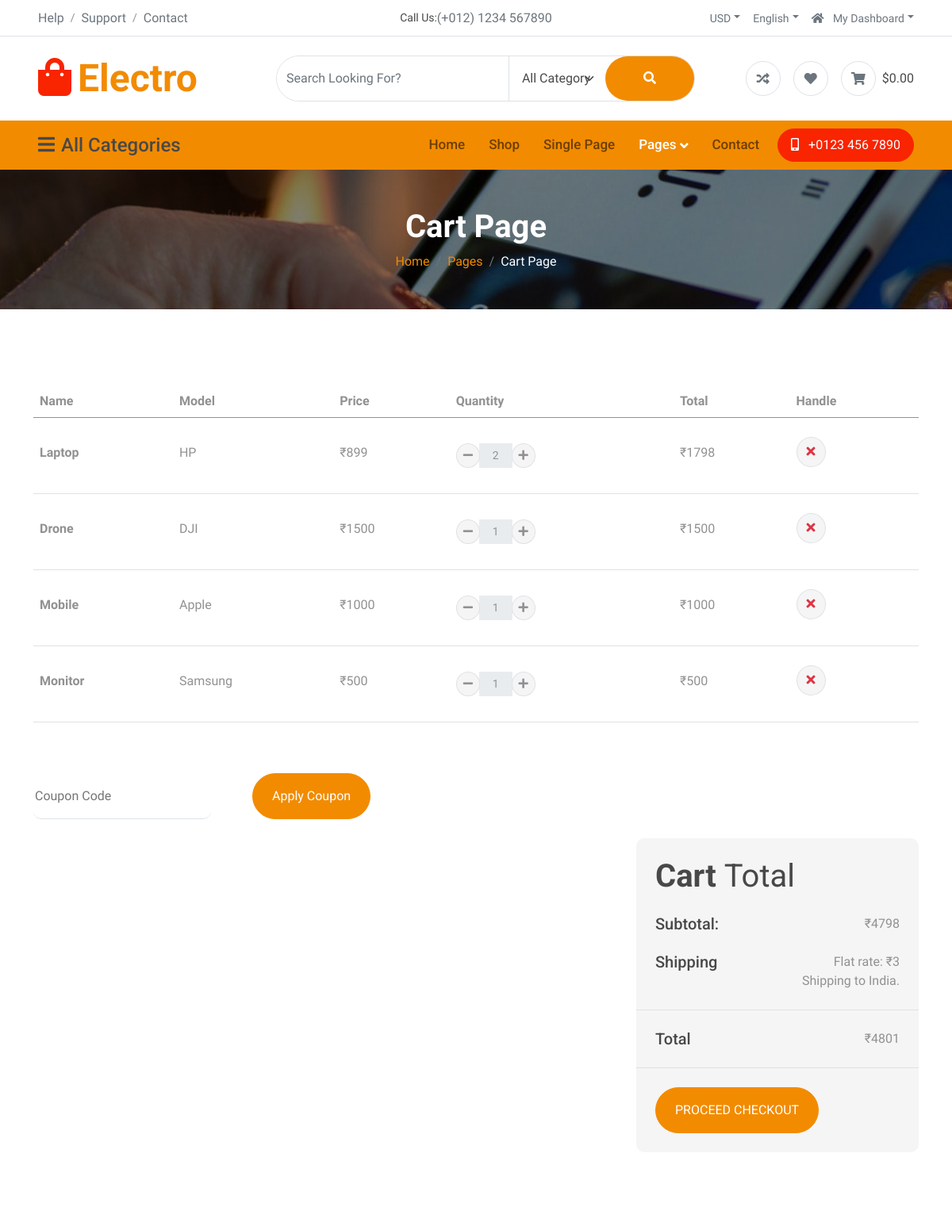
/cart (signed in, upper part), run on an earlier commit of the app's database.
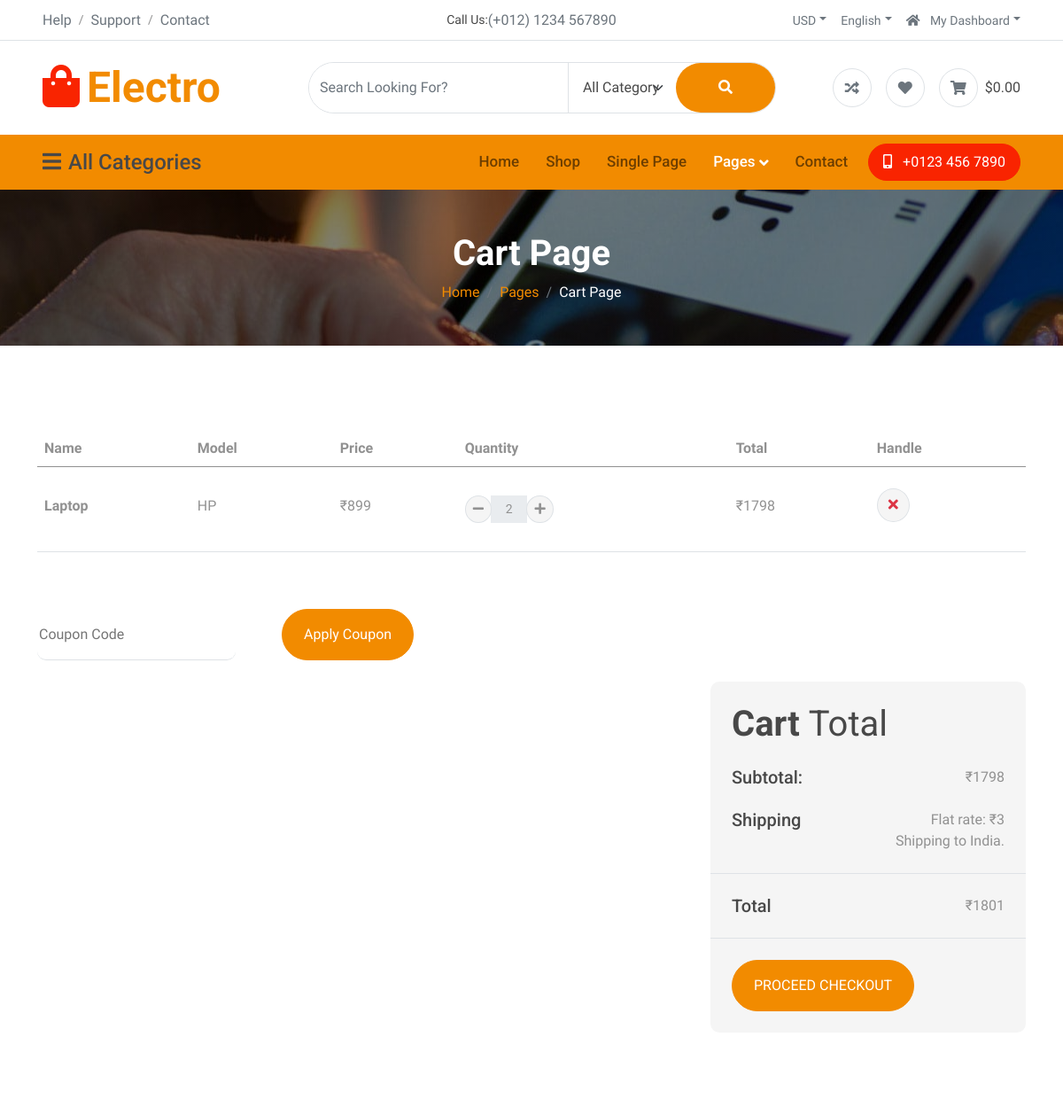
And on a later commit of the database.
### app/models.py (models this page shows, shortened)
class CartItem(models.Model):
    cart = models.ForeignKey(Cart, on_delete=models.CASCADE)
    product = models.ForeignKey(Product, on_delete=models.CASCADE)
    quantity = models.IntegerField(default=1)

class Product(models.Model):
    name=models.CharField(max_length=100)
    price=models.IntegerField()
    image=models.ImageField(upload_to='product_image')
    brand=models.CharField(max_length=100)
    category=models.ForeignKey(Category, on_delete=models.CASCADE, blank=True, null=True)

### app/views.py (the view)
# urls.py: path('cart', views.cart, name='cart'),
def cart(request):
    if not request.session.get('user_id'):
        return redirect('login')
    user = Register.objects.get(id=request.session.get('user_id'))
    cart, created = Cart.objects.get_or_create(user=user)
    items = CartItem.objects.filter(cart=cart)
    total = 0
    for i in items:
        i.subtotal = i.product.price * i.quantity
        total += i.subtotal
    return render(request, 'cart.html', {
        'items': items,
        'total': total
    })

### app/context_processors.py (called while the page is built)
def wishlist_count(request):
    count = Wishlist.objects.count()
    return {
        'wishlist_count': count
    }

### app/templates/cart.html (shortened to what this page needs)
{% load static %}
<!DOCTYPE html>
<html lang="en">
<head>
    <link rel="stylesheet" href="https://use.fontawesome.com/releases/v5.15.4/css/all.css" />
    <link href="https://cdn.jsdelivr.net/npm/bootstrap-icons@1.4.1/font/bootstrap-icons.css" rel="stylesheet">
    <link href="static/lib/animate/animate.min.css" rel="stylesheet">
    <link href="static/lib/owlcarousel/assets/owl.carousel.min.css" rel="stylesheet">
    <link href="static/css/bootstrap.min.css" rel="stylesheet">
    <link href="static/css/style.css" rel="stylesheet">
</head>
<body>
    <div class="container-fluid px-5 d-none border-bottom d-lg-block">
        <div class="row gx-0 align-items-center">
            <div class="col-lg-4 text-center text-lg-start mb-lg-0">
                <div class="d-inline-flex align-items-center" style="height: 45px;">
                    <a href="#" class="text-muted me-2"> Help</a><small> / </small>
                    <a href="#" class="text-muted mx-2"> Support</a><small> / </small>
                    <a href="#" class="text-muted ms-2"> Contact</a>
                </div>
            </div>
            <div class="col-lg-4 text-center d-flex align-items-center justify-content-center">
                <small class="text-dark">Call Us:</small>
                <a href="#" class="text-muted">(+012) 1234 567890</a>
            </div>
            <div class="col-lg-4 text-center text-lg-end">
                <div class="d-inline-flex align-items-center" style="height: 45px;">
                    <div class="dropdown">
                        <a href="#" class="dropdown-toggle text-muted me-2" data-bs-toggle="dropdown"><small>
                                USD</small></a>
                    </div>
                    <div class="dropdown">
                        <a href="#" class="dropdown-toggle text-muted mx-2" data-bs-toggle="dropdown"><small>
                                English</small></a>
                    </div>
                    <div class="dropdown">
                        <a href="#" class="dropdown-toggle text-muted ms-2" data-bs-toggle="dropdown"><small><i
                                    class="fa fa-home me-2"></i> My Dashboard</small></a>
                    </div>
                </div>
            </div>
        </div>
    </div>
    <div class="container-fluid px-5 py-4 d-none d-lg-block">
        <div class="row gx-0 align-items-center text-center">
            <div class="col-md-4 col-lg-3 text-center text-lg-start">
                <div class="d-inline-flex align-items-center">
                    <a href="" class="navbar-brand p-0">
                        <h1 class="display-5 text-primary m-0"><i
                                class="fas fa-shopping-bag text-secondary me-2"></i>Electro</h1>
                    </a>
                </div>
            </div>
            <div class="col-md-4 col-lg-6 text-center">
                <div class="position-relative ps-4">
                    <div class="d-flex border rounded-pill">
                        <input class="form-control border-0 rounded-pill w-100 py-3" type="text"
                            data-bs-target="#dropdownToggle123" placeholder="Search Looking For?">
                        <select class="form-select text-dark border-0 border-start rounded-0 p-3" style="width: 200px;">
                            <option value="All Category">All Category</option>
                        </select>
                        <button type="button" class="btn btn-primary rounded-pill py-3 px-5" style="border: 0;"><i
                                class="fas fa-search"></i></button>
                    </div>
                </div>
            </div>
            <div class="col-md-4 col-lg-3 text-center text-lg-end">
                <div class="d-inline-flex align-items-center">
                    <a href="#" class="text-muted d-flex align-items-center justify-content-center me-3"><span
                            class="rounded-circle btn-md-square border"><i class="fas fa-random"></i></i></a>
                    <a href="#" class="text-muted d-flex align-items-center justify-content-center me-3"><span
                            class="rounded-circle btn-md-square border"><i class="fas fa-heart"></i></a>
                    <a href="#" class="text-muted d-flex align-items-center justify-content-center"><span
                            class="rounded-circle btn-md-square border"><i class="fas fa-shopping-cart"></i></span>
                        <span class="text-dark ms-2">$0.00</span></a>
                </div>
            </div>
        </div>
    </div>
    <div class="container-fluid nav-bar p-0">
        <div class="row gx-0 bg-primary px-5 align-items-center">
            <div class="col-lg-3 d-none d-lg-block">
                <nav class="navbar navbar-light position-relative" style="width: 250px;">
                    <button class="navbar-toggler border-0 fs-4 w-100 px-0 text-start" type="button"
                        data-bs-toggle="collapse" data-bs-target="#allCat">
                        <h4 class="m-0"><i class="fa fa-bars me-2"></i>All Categories</h4>
                    </button>
                </nav>
            </div>
            <div class="col-12 col-lg-9">
                <nav class="navbar navbar-expand-lg navbar-light bg-primary ">
                    <div class="collapse navbar-collapse" id="navbarCollapse">
                        <div class="navbar-nav ms-auto py-0">
                            <a href="{% url "home" %}" class="nav-item nav-link">Home</a>
                            <a href="{% url "shop" %}" class="nav-item nav-link ">Shop</a>
                            <a href="{% url "single" %}" class="nav-item nav-link">Single Page</a>
                            <div class="nav-item dropdown">
                                <a href="#" class="nav-link active" data-bs-toggle="dropdown"><span
                                        class="dropdown-toggle">Pages</span></a>
                            </div>
                            <a href="{% url "contact" %}" class="nav-item nav-link me-2">Contact</a>
                        </div>
                        <a href="" class="btn btn-secondary rounded-pill py-2 px-4 px-lg-3 mb-3 mb-md-3 mb-lg-0"><i
                                class="fa fa-mobile-alt me-2"></i> +0123 456 7890</a>
                    </div>
                </nav>
            </div>
        </div>
    </div>
    <div class="container-fluid page-header py-5">
        <h1 class="text-center text-white display-6 wow fadeInUp" data-wow-delay="0.1s">Cart Page</h1>
        <ol class="breadcrumb justify-content-center mb-0 wow fadeInUp" data-wow-delay="0.3s">
            <li class="breadcrumb-item"><a href="#">Home</a></li>
            <li class="breadcrumb-item"><a href="#">Pages</a></li>
            <li class="breadcrumb-item active text-white">Cart Page</li>
        </ol>
    </div>
    <div class="container-fluid py-5">
        <div class="container py-5">
            <div class="table-responsive">
                <table class="table">
                    <thead>
                        <tr>
                            <th scope="col">Name</th>
                            <th scope="col">Model</th>
                            <th scope="col">Price</th>
                            <th scope="col">Quantity</th>
                            <th scope="col">Total</th>
                            <th scope="col">Handle</th>
                        </tr>
                    </thead>
                       <tbody>
{% for i in items %}
<tr>
    <th scope="row">
        <p class="mb-0 py-4">{{ i.product.name }}</p>
    </th>
    <td>
        <p class="mb-0 py-4">{{ i.product.brand }}</p>
    </td>
    <td>
        <p class="mb-0 py-4">₹{{ i.product.price }}</p>
    </td>
    <td>
        <div class="input-group quantity py-4" style="width: 100px;">
            <div class="input-group-btn">
                <a href="{% url 'minus_cart' i.id %}">
                    <button type="button" class="btn btn-sm rounded-circle bg-light border">
                        <i class="fa fa-minus"></i>
                    </button>
                </a>
            </div>
            <input type="text"
                   class="form-control form-control-sm text-center border-0"
                   value="{{ i.quantity }}"
                   readonly>
            <div class="input-group-btn">
                <a href="{% url 'plus_cart' i.id %}">
                    <button type="button" class="btn btn-sm rounded-circle bg-light border">
                        <i class="fa fa-plus"></i>
                    </button>
                </a>
            </div>
        </div>
    </td>
    <td>
        <p class="mb-0 py-4">₹{{ i.subtotal }}</p>
    </td>
    <td class="py-4">
        <a href="{% url 'remove_cart' i.id %}">
            <button type="button" class="btn btn-md rounded-circle bg-light border">
                <i class="fa fa-times text-danger"></i>
            </button>
        </a>
    </td>
</tr>
{% empty %}
<tr>
    <td colspan="6" class="text-center py-5">
        <h4>Your cart is empty</h4>
    </td>
</tr>
{% endfor %}
</tbody>
                </table>
            </div>
            <div class="mt-5">
                <input type="text" class="border-0 border-bottom rounded me-5 py-3 mb-4" placeholder="Coupon Code">
                <button class="btn btn-primary rounded-pill px-4 py-3" type="button">Apply Coupon</button>
            </div>
            <div class="row g-4 justify-content-end">
                <div class="col-8"></div>
                <div class="col-sm-8 col-md-7 col-lg-6 col-xl-4">
                    <div class="bg-light rounded">
    <div class="p-4">
        <h1 class="display-6 mb-4">Cart <span class="fw-normal">Total</span></h1>
        <div class="d-flex justify-content-between mb-4">
            <h5 class="mb-0 me-4">Subtotal:</h5>
            <p class="mb-0">₹{{ total }}</p>
        </div>
        <div class="d-flex justify-content-between">
            <h5 class="mb-0 me-4">Shipping</h5>
            <div>
                <p class="mb-0">Flat rate: ₹3</p>
            </div>
        </div>
        <p class="mb-0 text-end">Shipping to India.</p>
    </div>
    <div class="py-4 mb-4 border-top border-bottom d-flex justify-content-between">
        <h5 class="mb-0 ps-4 me-4">Total</h5>
        <p class="mb-0 pe-4">₹{{ total|add:3 }}</p>
    </div>
<a href="{% url 'cheackout' %}">
    <button class="btn btn-primary rounded-pill px-4 py-3 text-uppercase mb-4 ms-4"
        type="button">
        Proceed Checkout
    </button>
</a>
</div>
                </div>
            </div>
        </div>
    </div>
</body>
</html>

### app/static/css/style.css (style rules this page uses)
.btn { font-weight: 600; transition: .5s; }
.btn-md-square { width: 44px; height: 44px; }
.btn-square, .btn-sm-square, .btn-md-square, .btn-lg-square { padding: 0; display: flex; align-items: center; justify-content: center; font-weight: normal; border-radius: 50%; }
.btn.btn-primary { background: var(--bs-primary) !important; color: var(--bs-white) !important; font-family: 'Roboto', sans-serif; font-weight: 400; transition: 0.5s; }
.btn.btn-secondary { background: var(--bs-secondary) !important; color: var(--bs-white); font-family: 'Roboto', sans-serif; font-weight: 400; border: 1px solid var(--bs-secondary); transition: 0.5s; }
.nav-bar .navbar.navbar-light { padding: 0 !important; }
.nav-bar .navbar .navbar-nav .nav-link { padding: 18px 15px; font-weight: 500; font-family: 'Roboto', sans-serif; font-size: 17px; transition: .5s; }
.navbar .navbar-nav .nav-link:hover, .navbar .navbar-nav .nav-link.active, .fixed-top.bg-white .navbar .navbar-nav .nav-link:hover, .fixed-top.bg-white .navbar .navbar-nav .nav-link.active { color: var(--bs-white); }
.navbar .dropdown-toggle::after { border: none; content: "\f107"; font-family: "Font Awesome 5 Free"; font-weight: 600; vertical-align: middle; }
.navbar .navbar-toggler { padding: 5px 15px; }
.nav-bar .navbar-toggler { border-radius: 5px !important; box-shadow: none !important; }
.page-header { position: relative; padding: 100px 0; background: linear-gradient(rgba(0, 0, 0, 0.5), rgba(0, 0, 0, 0.5)), url(../img/carousel-1.jpg); background-position: center top; background-repeat: no-repeat; background-attachment: fixed; }

What changed in the data, as far as the page shows it:
removed CartItem: product.name "Drone", product.brand "DJI", product.price "1500", quantity "1", subtotal "1500"
removed CartItem: product.name "Mobile", product.brand "Apple", product.price "1000", quantity "1", subtotal "1000"
removed CartItem: product.name "Monitor", product.brand "Samsung", product.price "500", quantity "1", subtotal "500"
Also different on the page:
{{ total }}: "4798" → "1798"
{{ total|add:3 }}: "4801" → "1801"
